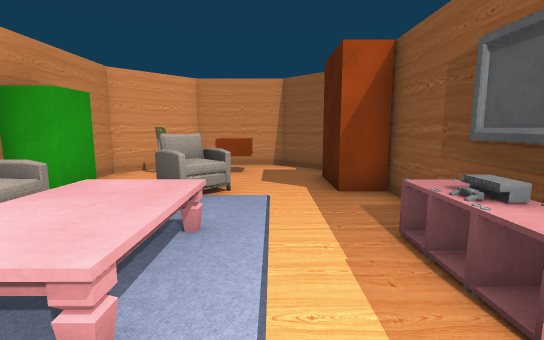
[1] (above)

17 first-person views from a walk through a scene from a Unity 3-D project. The camera is 1.3 m above the floor, tilts 8° down and sees 85° across. The floor is counted in squares, 1 m on a side. Each view is taken from the middle of a square. On the plan, view 1 faces up. The plan holds only what a view shows up to about 14 squares ahead; the rest is blank. The player is left out. Some surface patterns are stand-ins.

[2]
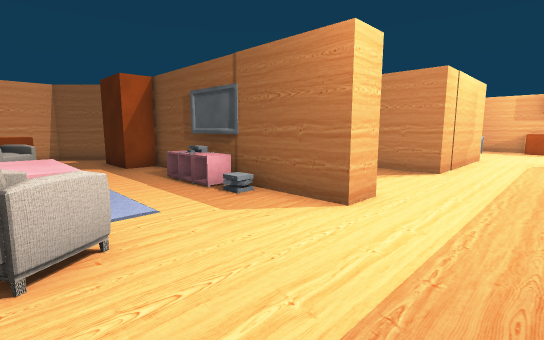

[3]
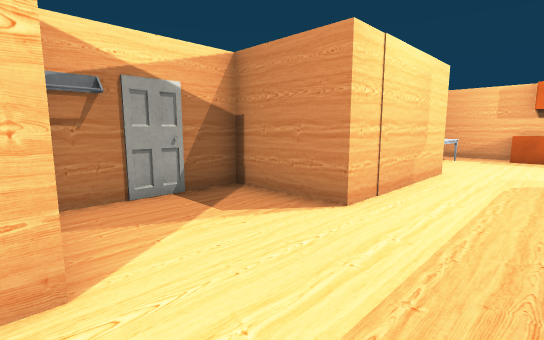

[4]
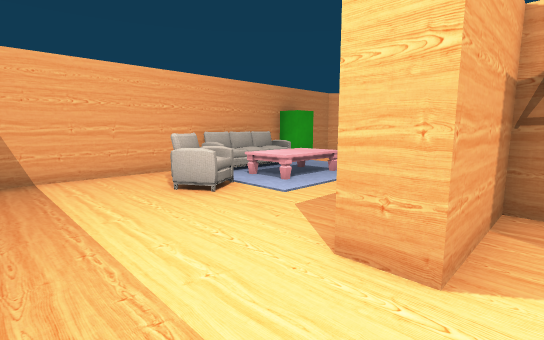

[5]
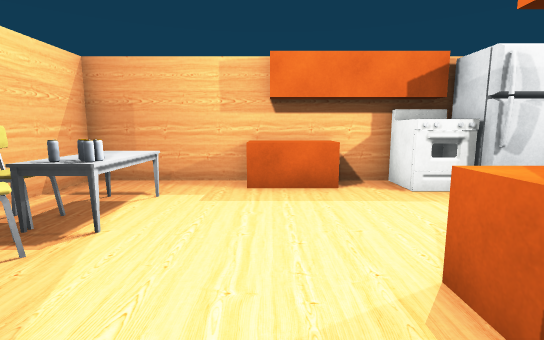

[6]
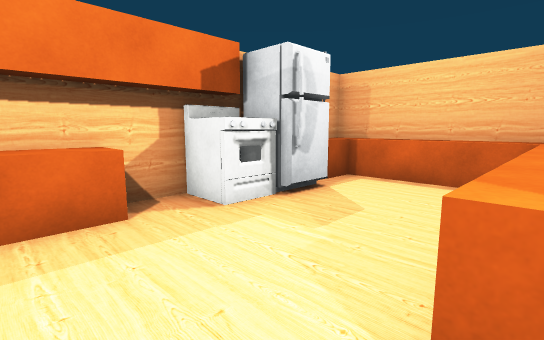

[7]
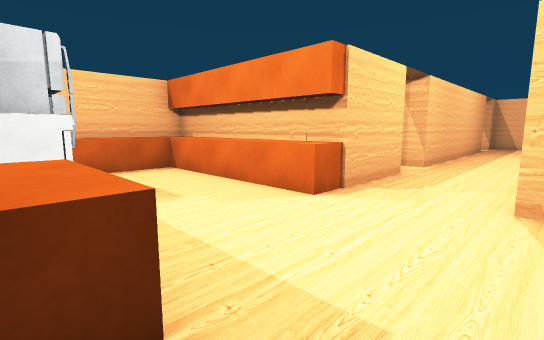

[8]
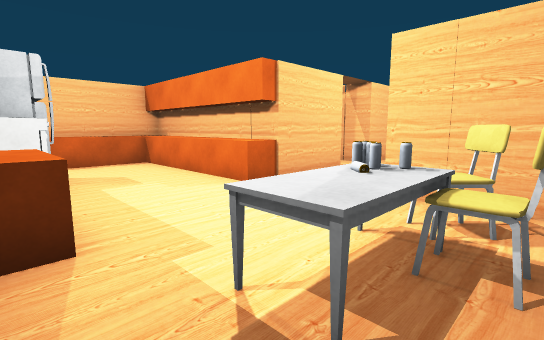

[9]
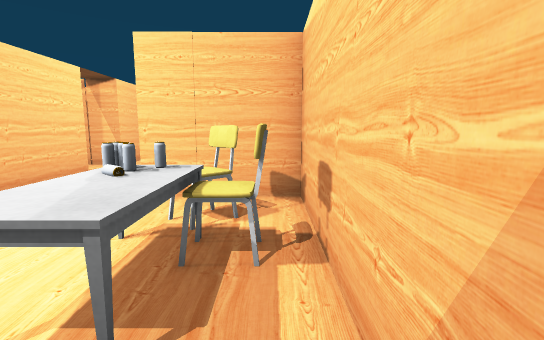

[10]
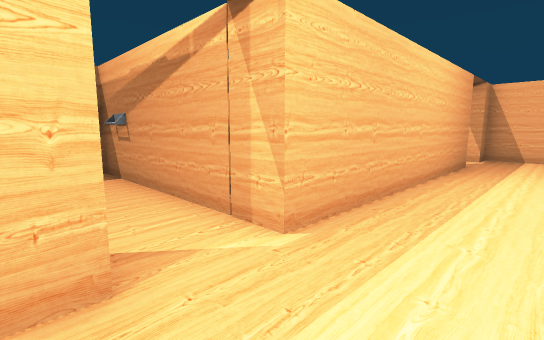

[11]
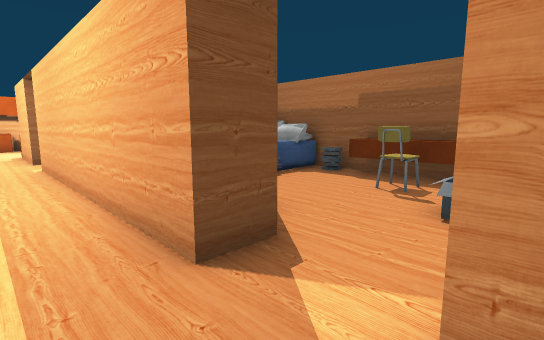

[12]
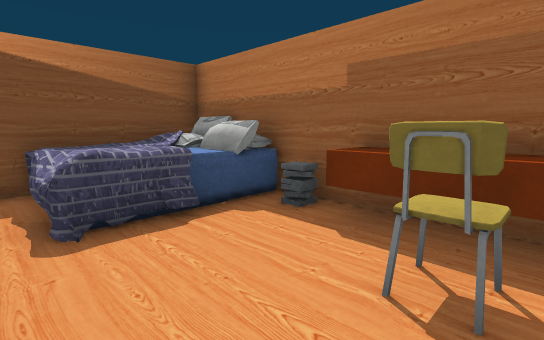

[13]
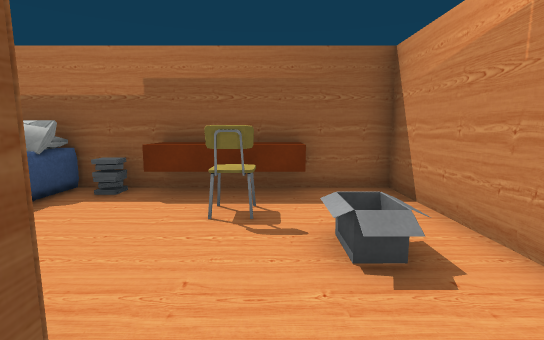

[14]
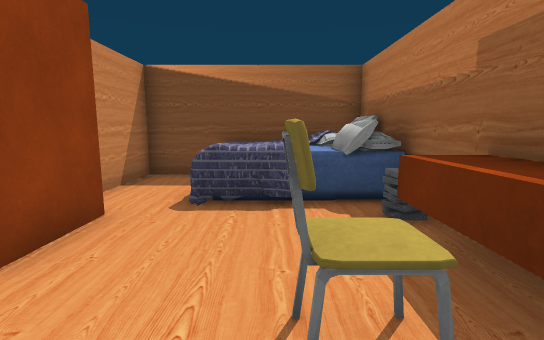

[15]
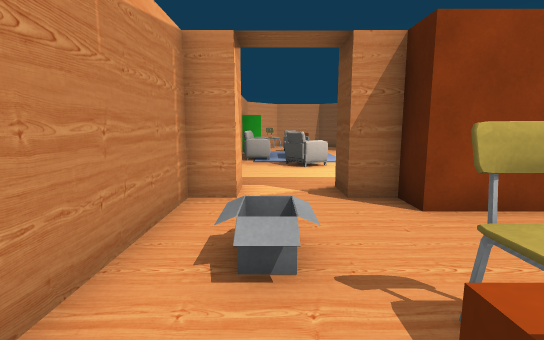

[16]
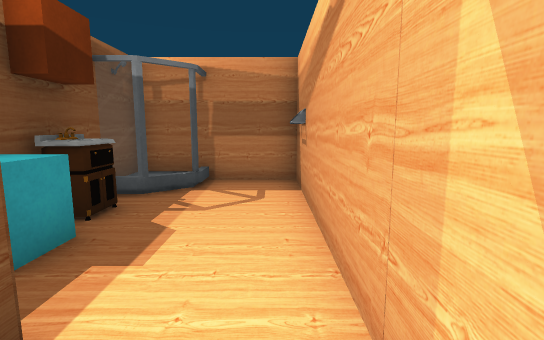

[17]
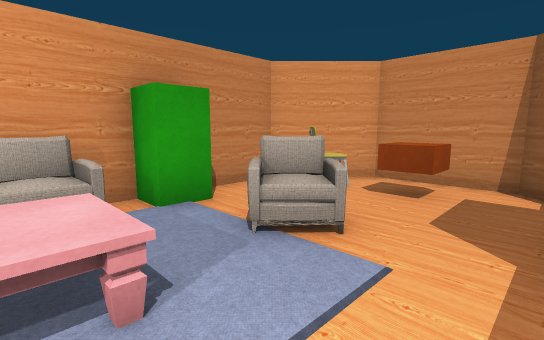

### Floor plan
Key: @ floor where view 1 was taken; # wall or solid block; . main floor; : floor 0.25 m higher than the main floor; / step, stairs or slope; = window, fence, low wall or low ledge; ^ raised ledge; C chair; R rug; T table; N console; A TV; S stove; B bed; O other object.
Columns run from 5 left of view 1 to 19 right of it. Each row starts with its distance up from view 1.
 11   #####
 10  ##...##
  9 ##C.^..#
  8 #.C....#
  7 #......#
  6 ##.^^..##
  5 ##......#
  4 #^RTT...#
  3 #^RTT..N#
  2 #^RTT..A######   ########
  1 #^R  ..O#....#   #..C...#
  0 #..=.@..#....#   #.CCT..#
 -1 #..=....#....#####..TT..#
 -2 #.......................#
 -3 #......................=#
 -4 #......................=#
 -5 ##..#########..###=.....#
 -6 #....##....##....#=...SS
 -7 #..........##...^#=...SS
 -8 #......BBBB #...O#=...OO
 -9 #..CC..BBBB #...O#=....
-10 #...C..BBBB #../O#=....^
-11 #..^^^OBBBB #../:#^^^^^^
-12 ########################

Positions as (right, up) in squares from view 1, and headings:
1: (0, 0), facing up
2: (-2, -4), facing up-right
3: (3, -4), facing up-right
4: (4, -4), facing up-left
5: (11, -3), facing right
6: (13, -3), facing down-right
7: (18, -1), facing down-left
8: (18, 1), facing down-left
9: (18, 1), facing left
10: (10, -2), facing down-left
11: (-4, -3), facing down-right
12: (-2, -7), facing down-right
13: (-2, -5), facing down
14: (-3, -9), facing right
15: (-3, -11), facing up
16: (8, -4), facing down
17: (1, 3), facing up-left
